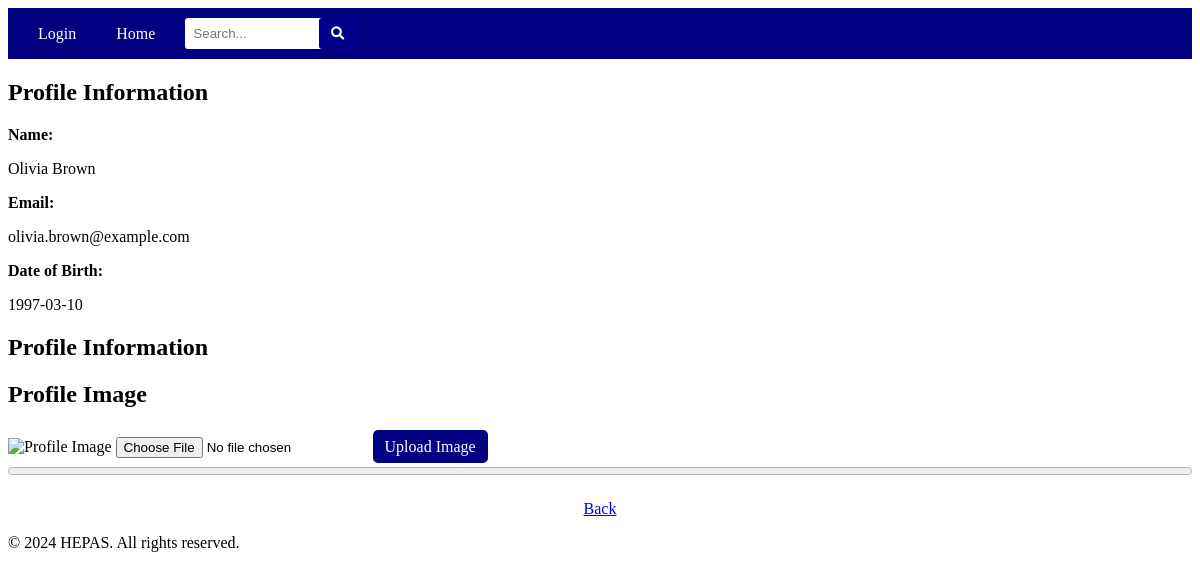
The page /view_profile (signed in) on the database its author committed.
### app/models/student.py (models this page shows, shortened)
class Student(db.Model):
    __tablename__ = 'student'
    student_id = db.Column(db.Integer, primary_key=True, autoincrement=True)
    first_name = db.Column(db.String(50), nullable=False)
    last_name = db.Column(db.String(50), nullable=False)
    email = db.Column(db.String(62), nullable=False)
    date_of_birth = db.Column(db.Date)
    address = db.Column(db.String(80))
    password_hash = db.Column(db.String(128), nullable=False)
    username = db.Column(db.String(20), unique=True, nullable=False)
    level = db.Column(db.String(10), nullable=False)
    password = db.Column(db.String(128), nullable=False)

### app/controllers/view_profile.py (the view)
@view_profile_bp.route('/view_profile')
def view_profile():
    role = session.get('role')
    user_id = session.get('user_id')
    if role == 'student':
        user = Student.query.get(user_id)
    elif role == 'teacher':
        user = Teacher.query.get(user_id)
    elif role == 'administrator':
        user = Administrator.query.get(user_id)
    else:
        return "Unknown user role"
    return render_template('view_profile.html', user=user)

### app/views/templates/view_profile.html (shortened to what this page needs)
{% extends "base.html" %}
{% block content %}
    <main>
        <section id="profile-information">
            <h1>Profile Information</h1>
            <div class="profile-item">
                <label>Name:</label>
                <p>{{ user.first_name }} {{ user.last_name }}</p>
            </div>
            <div class="profile-item">
                <label>Email:</label>
                <p>{{ user.email }}</p>
            </div>
            <div class="profile-item">
                <label>Date of Birth:</label>
                <p>{{ user.date_of_birth }}</p>
            </div>
        </section>
            <section id="profile-information">
                <h1>Profile Information</h1>
            </section>
            <section id="profile-image">
                <h2>Profile Image</h2>
                <div class="profile-image-card">
                    <img id="profile-image" src="{{ url_for('static', filename='images/default-profile-image.jpg') }}" alt="Profile Image">
                    <input type="file" id="image-upload" accept="image/*">
                    <label for="image-upload" id="upload-button">Upload Image</label>
                    <progress id="upload-progress" max="100" value="0"></progress>
                </div>
            </section>
    </main>
    <link rel="stylesheet" href="{{ url_for('static', filename='css/vp.css') }}">
{% endblock %}

### app/views/static/css/vp.css (style rules this page uses)
#profile-information { margin-top: 20px; }
.profile-item { margin-bottom: 15px; }
.profile-item label { font-weight: bold; }
#profile-image { margin-top: 10px; }
#upload-button { margin-top: 5px; padding: 8px 12px; background-color: navy; color: white; border: none; border-radius: 5px; cursor: pointer; }
#upload-progress { margin-top: 5px; width: 100%; }

### rows shown on the page
Student: first_name "Olivia", last_name "Brown", email "olivia.brown@example.com", date_of_birth "1997-03-10"
